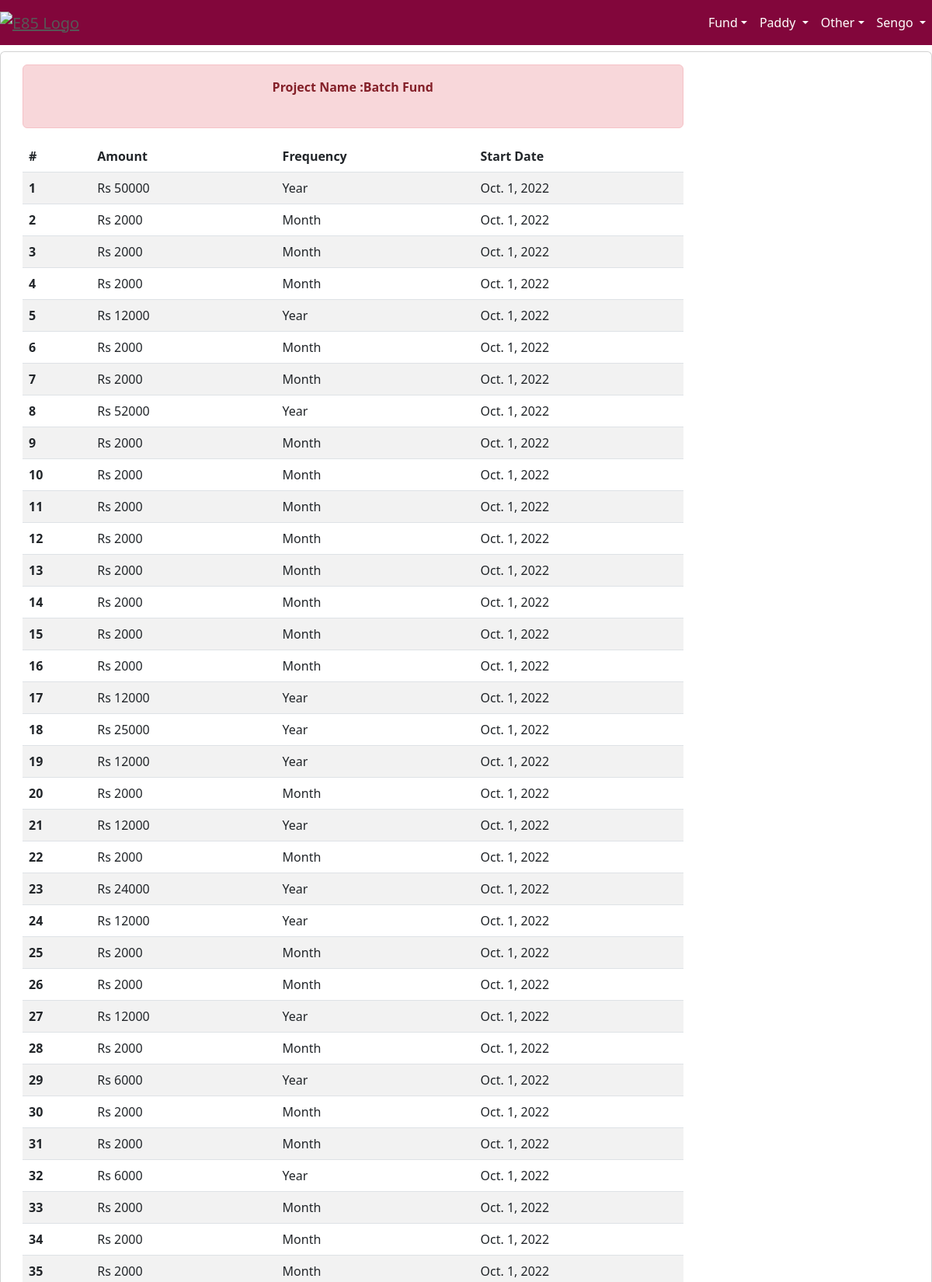
Screenshot of /batchfund/contributorList7 (signed in, upper part) with the database file from the repository.
### accounts/models.py (models this page shows, shortened)
class Project(models.Model):
    NOT_STARTED = 'NotStarted'
    IN_PROGRESS = 'InProgress'
    COMPLETED   = 'Completed'
    CANCELLED   = 'Cancelled'
    PROJ_STATUS = [
            (NOT_STARTED,'Not Started'),
            (IN_PROGRESS,'In Progress'),
            (COMPLETED,'Completed'),
            (CANCELLED,'Cancelled'),
    ]
    name = models.CharField(max_length=64)
    purpose = models.TextField(max_length=2000, blank=True)
    status = models.CharField(max_length=10,choices=PROJ_STATUS,default=NOT_STARTED)
    startDate = models.DateField(default=timezone.now)
    endDate = models.DateField(null=True, blank=True)
    raisedFund = models.IntegerField(null=True)
    spentFund = models.IntegerField(null=True)
    targetFund = models.IntegerField(null=True)
    participants = models.IntegerField(null=True,default=0)
    updatedBy = models.ForeignKey(User,on_delete=models.PROTECT)
    updatedOn = models.DateTimeField(default=timezone.now)
    prjType = models.ForeignKey(ProjectType, on_delete=models.PROTECT)
    def getUserRole(self, user, table):
        member= User.objects.get(id=user.id)
        committee = Commitee.objects.all().filter(project_id=self.id).filter(member_id = member.id).first()
        if committee == None:
            return UserRole.VIEW
        role = RoleEdit.objects.all().filter(role_id=committee.role_id).filter(canEdit=table)
        if role.exists():
            return UserRole.EDIT
        return UserRole.VIEW

### batchfund/models.py (models this page shows, shortened)
class Contribution(models.Model):
    user = models.ForeignKey(User, on_delete=models.CASCADE)
    project = models.ForeignKey(Project, on_delete=models.CASCADE)
    amount = models.IntegerField()
    currency = models.CharField(max_length=3,choices=CURRENCY, default='Rs')
    frequency = models.CharField(max_length=5,choices=FREQUENCY,default='Month')
    startDate = models.DateField(default=timezone.now)
    endDate = models.DateField(null=True, blank=True)
    updatedBy = models.ForeignKey(User,related_name='Contrb_updatedBy',on_delete=models.CASCADE)
    updatedOn = models.DateTimeField(default=timezone.now)

### batchfund/views.py (the view)
# urls.py: re_path(r'^contributorList(?P<pk>\d+)', contributorListView, name='contributorList'),
@login_required
def contributorListView(request, pk):
    prj = Project.objects.get(id=pk)
    user = User.objects.get(id=request.user.id)
    if request.method == 'GET':
        contributors = Contribution.objects.all().filter(project_id=prj.id)
        userRole = prj.getUserRole(user,'Contributor')
        form = ContributeForm()
        ctx={"form":form, 'project':prj, 'contributor_list':contributors, 'userRole':userRole}
        return render(request = request,template_name = "contributor_list.html",context=ctx)

### batchfund/templates/contributor_list.html (shortened to what this page needs)
{% extends 'home/base.html' %}
{% block content %}
<div class="container-fluid">
    <div class="row text-center justify-content-center">
            <div class="card mt-2 mb-2">
            <div class="card-body">
                <div class="row">
                    <div class="col-md-9 col-lg-9" align="left">
                        <div class="alert alert-danger text-center justify-content-center">
                           <strong>Project Name :{{project.name}}</strong> <br><br>
                        </div>
                        <table class="table table-striped table-hover">
                            <thead>
                                <tr>
                                    <th scope="col">#</th>
                                    <th scope="col">Amount</th>
                                    <th scope="col">Frequency</th>
                                    <th scope="col">Start Date</th>
                                </tr>
                            </thead>
                            <tbody>
                               {% for cx in contributor_list %}
                                <tr>
                                    <th scope=""row">{{forloop.counter}}</th>
                                    <td>{{cx.currency}} {{cx.amount}} </td>
                                    <td>{{cx.frequency}} </td>
                                    <td>{{cx.startDate}}</td>
                                </tr>
                                {% endfor %}
                            </tbody>
                        </table>
                        </div>
                </div>
            </div>
        </div>
    </div>
 </div>
{% include 'home/footer.html' %}
{% endblock content %}

### home/templates/home/base.html (shortened to what this page needs)
<!DOCTYPE html>
<html lang="en">
<head>
    <link href="https://cdn.jsdelivr.net/npm/bootstrap@5.2.1/dist/css/bootstrap.min.css" rel="stylesheet">
    {% load static %}
    <link href="{% static 'css/home.css' %}" rel="stylesheet"/>
</head>
<body>
<div id="page-content-wrapper">
    <nav class="navbar navbar-expand-lg navbar-dark bg-red">
        <div class="navbar-brand">
            <a href="/"><img src="{% static 'images/e85pera_logo2.jpg' %}" alt="e85 Logo" width="100"></a>
        </div>
        <div class="collapse navbar-collapse" id="navbarSupportedContent">
            <ul class="navbar-nav ms-auto mb-2 mb-lg-0">
              <li class="nav-item">
                <div class="dropdown dropdown">
                    <a class="nav-link dropdown-toggle" data-bs-toggle="dropdown" href="#">Fund</a>
                </div>
              </li>
              <li class="nav-item">
                <div class="dropdown dropdown">
                    <a class="nav-link dropdown-toggle" data-bs-toggle="dropdown" href="#">
                      Paddy
                    </a>
                      {% if user.is_authenticated %}
                      </li>
                      {% endif %}
                  </ul>
                  </div>
              <li class="nav-item">
                <div class="dropdown">
                    <a class="nav-link dropdown-toggle" data-bs-toggle="dropdown" href="#">Other</a>
                </div>
              </li>
              <li class="nav-item">
                <div class="dropdown">
                    {% if user.is_authenticated %}
                        <a class="nav-link dropdown-toggle" data-bs-toggle="dropdown" href="#">{{user.first_name}}   </a>
                    {% else %}
                        <a class="nav-link dropdown-toggle" data-bs-toggle="dropdown" href="#">LogIn</a>
                        <ul class="dropdown-menu">
                        <li><a class="dropdown-item" href={% url 'accounts:login' %}>Log In</a></li>
                    </ul>
                        {% endif %}
                </div>
            </li>
        </div>
    <div id="wrapper">
        {% block content %}
        {% endblock %}
    </div>
</body>
</html>

### home/static/css/home.css (style rules this page uses)
body { overflow-x: hidden; }
.card-header, a:link { text-transform: uppercase; font-weight: 200; color: #585656; }
.archive-link, a:link { text-transform:capitalize; text-align:left; font-weight:normal; color: #585656; }
#page-content-wrapper { min-width: 100vw; }
@media (min-width: 768px) { #page-content-wrapper { min-width: 0; width: 100%; } }
.navbar-dark { background:#82063B; }

### home/templates/home/base.html (style rules this page uses)
.bg-red { background:#82063B; }
.nav-link { color:white!important; }

### rows the page displays
Project: name "Batch Fund"
Contribution: currency "Rs", amount "50000", frequency "Year", startDate "Oct. 1, 2022"
Contribution: currency "Rs", amount "2000", frequency "Month", startDate "Oct. 1, 2022"
Contribution: currency "Rs", amount "2000", frequency "Month", startDate "Oct. 1, 2022"
Contribution: currency "Rs", amount "2000", frequency "Month", startDate "Oct. 1, 2022"
Contribution: currency "Rs", amount "12000", frequency "Year", startDate "Oct. 1, 2022"
Contribution: currency "Rs", amount "2000", frequency "Month", startDate "Oct. 1, 2022"
Contribution: currency "Rs", amount "2000", frequency "Month", startDate "Oct. 1, 2022"
Contribution: currency "Rs", amount "52000", frequency "Year", startDate "Oct. 1, 2022"
Contribution: currency "Rs", amount "2000", frequency "Month", startDate "Oct. 1, 2022"
Contribution: currency "Rs", amount "2000", frequency "Month", startDate "Oct. 1, 2022"
Contribution: currency "Rs", amount "2000", frequency "Month", startDate "Oct. 1, 2022"
Contribution: currency "Rs", amount "2000", frequency "Month", startDate "Oct. 1, 2022"
Contribution: currency "Rs", amount "2000", frequency "Month", startDate "Oct. 1, 2022"
Contribution: currency "Rs", amount "2000", frequency "Month", startDate "Oct. 1, 2022"
Contribution: currency "Rs", amount "2000", frequency "Month", startDate "Oct. 1, 2022"
Contribution: currency "Rs", amount "2000", frequency "Month", startDate "Oct. 1, 2022"
Contribution: currency "Rs", amount "12000", frequency "Year", startDate "Oct. 1, 2022"
Contribution: currency "Rs", amount "25000", frequency "Year", startDate "Oct. 1, 2022"
Contribution: currency "Rs", amount "12000", frequency "Year", startDate "Oct. 1, 2022"
Contribution: currency "Rs", amount "2000", frequency "Month", startDate "Oct. 1, 2022"
Contribution: currency "Rs", amount "12000", frequency "Year", startDate "Oct. 1, 2022"
Contribution: currency "Rs", amount "2000", frequency "Month", startDate "Oct. 1, 2022"
Contribution: currency "Rs", amount "24000", frequency "Year", startDate "Oct. 1, 2022"
Contribution: currency "Rs", amount "12000", frequency "Year", startDate "Oct. 1, 2022"
Contribution: currency "Rs", amount "2000", frequency "Month", startDate "Oct. 1, 2022"
Contribution: currency "Rs", amount "2000", frequency "Month", startDate "Oct. 1, 2022"
Contribution: currency "Rs", amount "12000", frequency "Year", startDate "Oct. 1, 2022"
Contribution: currency "Rs", amount "2000", frequency "Month", startDate "Oct. 1, 2022"
Contribution: currency "Rs", amount "6000", frequency "Year", startDate "Oct. 1, 2022"
Contribution: currency "Rs", amount "2000", frequency "Month", startDate "Oct. 1, 2022"
Contribution: currency "Rs", amount "2000", frequency "Month", startDate "Oct. 1, 2022"
Contribution: currency "Rs", amount "6000", frequency "Year", startDate "Oct. 1, 2022"
Contribution: currency "Rs", amount "2000", frequency "Month", startDate "Oct. 1, 2022"
Contribution: currency "Rs", amount "2000", frequency "Month", startDate "Oct. 1, 2022"
Contribution: currency "Rs", amount "2000", frequency "Month", startDate "Oct. 1, 2022"

### other values shown
{{ user.first_name }} "Sengo"
